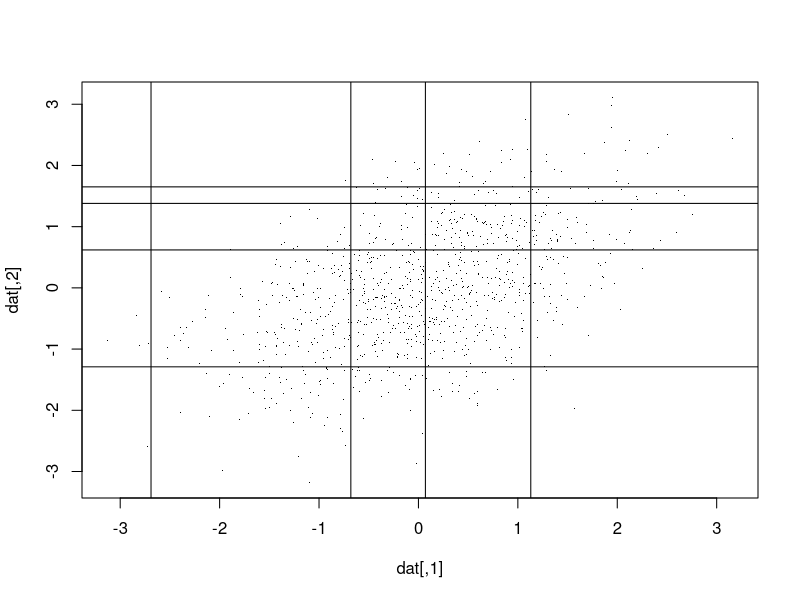

Reproduce this figure in R.
## ---- chunk 1
suppressMessages(suppressWarnings(library(tidyverse)))
sigma <- c(1,0.5,0.5,1) %>% matrix(.,nrow=2,byrow=T)
dat <- mvtnorm::rmvnorm(1e3, sigma=sigma)

c_points <- list(
  c(-2.69, -0.68, 0.07, 1.13),
  c(-1.29, 0.62, 1.38, 1.65)
)

plot(dat,pch='.')
for (i in 1:length(c_points[[1]])){
  abline(v=c_points[[1]][i])
  abline(h=c_points[[2]][i])
}
